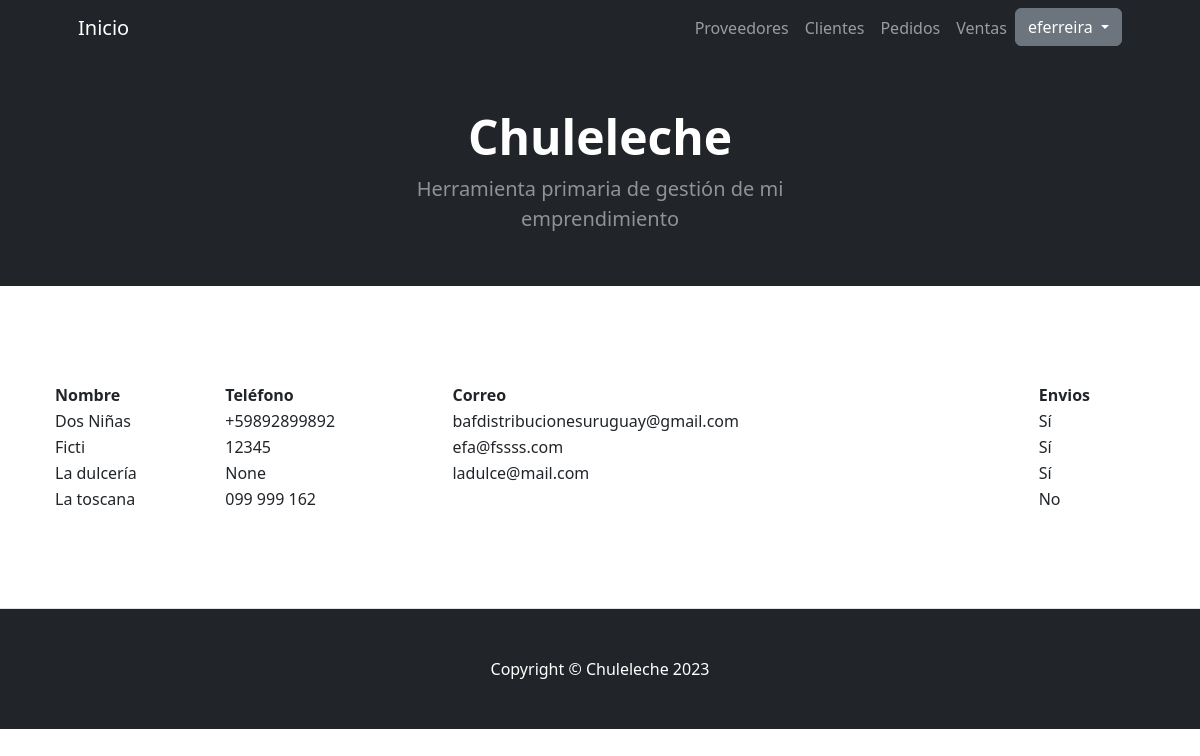
The page /proveedores/list2 (signed in) on the database its author committed.
### AppChuleleche/models.py (models this page shows, shortened)
class Proveedor(models.Model):
    nombre = models.CharField(max_length=60)
    telefono = models.CharField(max_length=20, null=True, blank=True)
    correo = models.EmailField(max_length=40, null=True, blank=True)
    web = models.URLField(max_length=40, null=True, blank=True)
    descripcion = models.TextField(null=True, blank=True)
    hacen_envios = models.BooleanField(default=False)
    logo = models.ImageField(null=True, blank=True, upload_to="proveedores", default="proveedores/default_logo2.png")

### AppChuleleche/views.py (the view)
# urls.py: path('proveedores/list2', views.ProveedorListView2.as_view(), name="ProveedorList2"),
class ProveedorListView2(LoginRequiredMixin, ListView):
    model = Proveedor
    template_name = "AppChuleleche/proveedores_resultados_cbv.html"

### AppChuleleche/templates/AppChuleleche/proveedores_resultados_cbv.html (shortened to what this page needs)
{% extends "AppChuleleche/base.html" %}
{% load static %}
{% block main %}
<table>
    <tr>
        <th> Nombre </th>
        <th> Teléfono </th>
        <th> Correo </th>
        <th> Envios </th>
    </tr>
    {% for proveedor in object_list %}
    <tr>
        <td> {{ proveedor.nombre }} </td>
        <td> {{ proveedor.telefono }} </td>
        <td> {{ proveedor.correo }} </td>
        {% if proveedor.hacen_envios %}
           <td>Sí</td>
        {% else %}
           <td>No</td>
        {% endif %}
    </tr>
    {% endfor %}
</table>
{% endblock main %}

### AppChuleleche/templates/AppChuleleche/base.html (shortened to what this page needs)
<!DOCTYPE html>
<html lang="en">
    <head>
        {% load static %}
        <link href="https://cdn.jsdelivr.net/npm/bootstrap-icons@1.4.1/font/bootstrap-icons.css" rel="stylesheet" />
        <link href="{% static 'AppChuleleche/css/styles.css' %}" rel="stylesheet" />
    </head>
    <body>
        <nav class="navbar navbar-expand-lg navbar-dark bg-dark">
            <div class="container px-5">
                <a class="navbar-brand" href="{% url 'Raiz' %}">Inicio</a>
                <div class="collapse navbar-collapse" id="navbarSupportedContent">
                    <ul class="navbar-nav ms-auto mb-2 mb-lg-0">
                        <li class="nav-item"><a class="nav-link" href="{% url 'Proveedores' %}">Proveedores</a></li>
                        <li class="nav-item"><a class="nav-link" href="{% url 'Clientes' %}">Clientes</a></li>
                        <li class="nav-item"><a class="nav-link" href="{% url 'Pedidos' %}">Pedidos</a></li>
                        <li class="nav-item"><a class="nav-link" href="{% url 'Ventas' %}">Ventas</a></li>
                        {% if request.user.is_authenticated %}
                            <div class="dropdown">
                                <button class="btn btn-secondary dropdown-toggle" type="button" id="dropdownMenuButton1" data-bs-toggle="dropdown" aria-expanded="false">
                                    {{ request.user.username }}
                                </button>
                            </div>
                        {% endif %}
                    </ul>
                </div>
            </div>
        </nav>
        <header class="bg-dark py-1">
            <div class="container px-5">
                <div class="row gx-5 justify-content-center">
                    <div class="col-lg-6">
                        <div class="text-center my-5">
                            <h1 class="display-5 fw-bolder text-white mb-2">Chuleleche</h1>
                            <p class="lead text-white-50 mb-4">Herramienta primaria de gestión de mi emprendimiento</p>
                        </div>
                    </div>
                </div>
            </div>
        </header>
        <section class="py-5 border-bottom" id="features">
            <div class="container px-5 my-5">
                <div class="row gx-5">
                    {% block main %}
                    {% endblock main %}
                </div>
            </div>
        </section>
        <footer class="py-5 bg-dark">
            <div class="container px-5"><p class="m-0 text-center text-white">Copyright &copy; Chuleleche 2023</p></div>
        </footer>
    </body>
</html>

### rows shown on the page
Proveedor: nombre "Dos Niñas", telefono "+59892899892", correo "bafdistribucionesuruguay@gmail.com", hacen_envios "Sí"
Proveedor: nombre "Ficti", telefono "12345", correo "efa@fssss.com", hacen_envios "Sí"
Proveedor: nombre "La dulcería", telefono "None", correo "ladulce@mail.com", hacen_envios "Sí"
Proveedor: nombre "La toscana", telefono "099 999 162", hacen_envios "No"

### other values the page prints
{{ request.user.username }} "eferreira"
